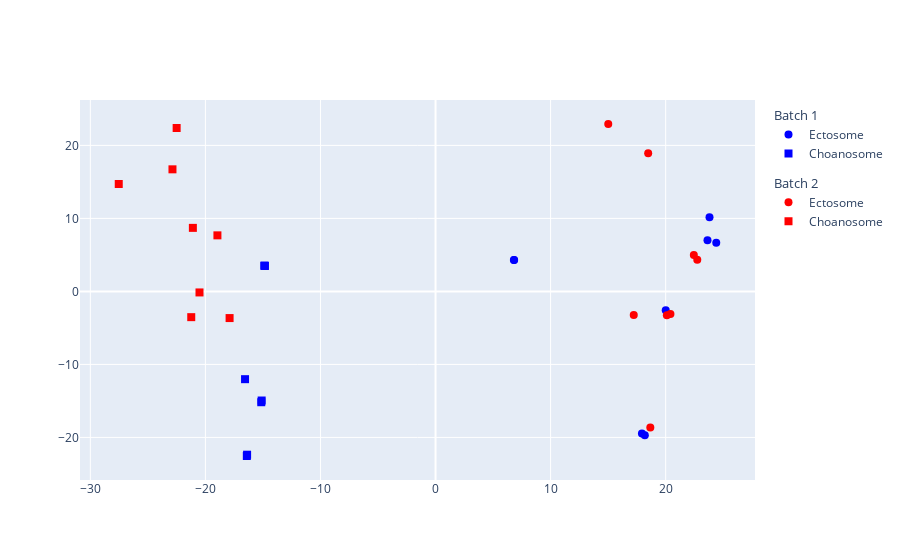

The cell this chart's notebook holds for it:
### Code cell
plotPCoA(DataReverseTransform(data_limma, raw_data))

### Figure 1 — Plotly figure (JSON) as saved in the notebook; plotly's stock layout.template omitted (floating-point values rounded to 4 significant figures)
{"data": [{"legendgroup": "1", "legendgrouptitle": {"text": "Batch 1"}, "marker": {"color": ["blue", "blue", "blue", "blue", "blue", "blue", "blue", "blue"], "size": 8, "symbol": ["circle", "circle", "circle", "circle", "circle", "circle", "circle", "circle"]}, "mode": "markers", "name": "Ectosome", "type": "scatter", "x": [6.832, 24.4, 18.19, 17.94, 20.01, 23.64, 6.811, 23.81], "y": [4.309, 6.676, -19.71, -19.47, -2.566, 7.002, 4.306, 10.16]}, {"legendgroup": "1", "legendgrouptitle": {"text": "Batch 1"}, "marker": {"color": ["blue", "blue", "blue", "blue", "blue", "blue", "blue", "blue"], "size": 8, "symbol": ["square", "square", "square", "square", "square", "square", "square", "square"]}, "mode": "markers", "name": "Choanosome", "type": "scatter", "x": [-15.11, -15.14, -16.38, -16.4, -16.56, -14.88, -14.84, -14.83], "y": [-14.94, -15.18, -22.37, -22.54, -12.02, 3.523, 3.502, 3.495]}, {"legendgroup": "2", "legendgrouptitle": {"text": "Batch 2"}, "marker": {"color": ["red", "red", "red", "red", "red", "red", "red", "red"], "size": 8, "symbol": ["circle", "circle", "circle", "circle", "circle", "circle", "circle", "circle"]}, "mode": "markers", "name": "Ectosome", "type": "scatter", "x": [22.45, 18.48, 22.75, 15.01, 17.23, 20.41, 18.67, 20.1], "y": [4.979, 18.91, 4.348, 22.93, -3.215, -3.094, -18.64, -3.262]}, {"legendgroup": "2", "legendgrouptitle": {"text": "Batch 2"}, "marker": {"color": ["red", "red", "red", "red", "red", "red", "red", "red"], "size": 8, "symbol": ["square", "square", "square", "square", "square", "square", "square", "square"]}, "mode": "markers", "name": "Choanosome", "type": "scatter", "x": [-21.09, -18.96, -20.51, -22.5, -27.53, -21.23, -17.9, -22.86], "y": [8.702, 7.678, -0.1423, 22.38, 14.71, -3.528, -3.652, 16.72]}], "layout": {}}
